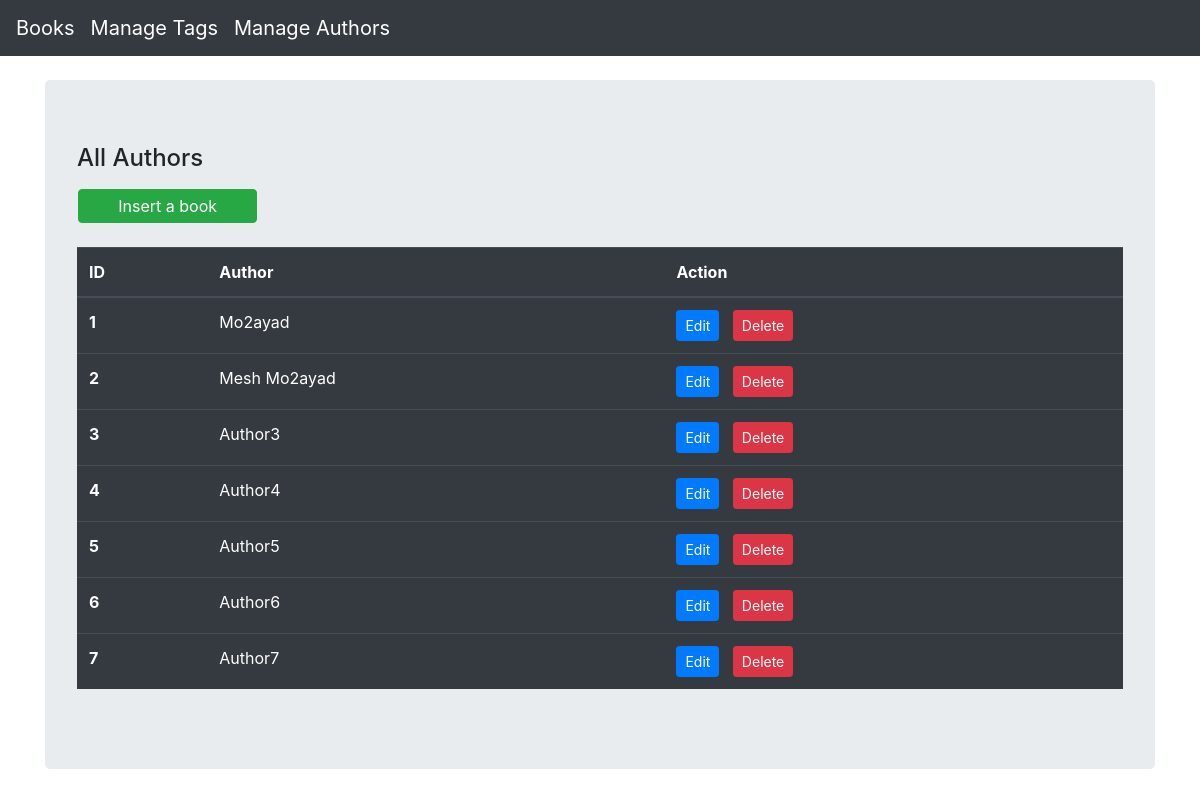
Page /authors/index.php on the committed database.
### tables this page shows
CREATE TABLE `authors` (
    `id` int(11) NOT NULL,
    `author` varchar(256) NOT NULL
  );

### models/authors.php (called while the page is built, shortened)
<?php
class Author
{
    private $conn;
    private $table_name = "authors";
    public function __construct($db)
    {
        $this->conn = $db;
    }
    function read()
    {
        $query = "SELECT
                    id, author
                FROM
                    " . $this->table_name . "";
        $stmt = $this->conn->prepare($query);
        $stmt->execute();
        $result = $stmt->fetchAll();
        return $result;
    }
}

### authors/index.php (the view, shortened to what this page needs)
<?php
include_once '../models/authors.php';
$database = new Database();
$db = $database->getConnection();
$author = new Author($db);
?>
<!DOCTYPE html>
<html lang="en">
<head>
    <link rel="stylesheet" href="https://stackpath.bootstrapcdn.com/bootstrap/4.3.1/css/bootstrap.min.css">
</head>
<body>
    <div class="container mt-4">
        <div class="row">
            <div class="col-lg-12">
                <div class="jumbotron">
                    <div class="row">
                        <h4 class="col-12 mb-3">All Authors</h4>
                        <a type="submit" class="btn btn-success col-2 mb-4 ml-3 p-1" href="create.php">Insert a book</a>
                    </div>
                    <table class="table table-dark">
                        <thead>
                            <tr>
                                <th scope="col">ID</th>
                                <th scope="col">Author</th>
                                <th scope="col">Action</th>
                            </tr>
                        </thead>
                        <tbody>
                            <?php
                            $authors = $author->read();
                            foreach ($authors as $row) :  ?>
                                <tr>
                                    <th scope="row"><?php echo $row['id']; ?></th>
                                    <td><?php echo $row['author']; ?></td>
                                    <td><a class="btn btn-sm btn-primary" href="edit.php?id=<?php echo $row['id']; ?>">Edit</a> &nbsp; <a class="btn btn-sm btn-danger" href="delete.php?id=<?php echo $row['id'] ?>">Delete</a></td>
                                </tr>
                            <?php endforeach; ?>
                        </tbody>
                    </table>
                </div>
            </div>
        </div>
    </div>
</body>
</html>

### rows in the picture
authors: id "1", author "Mo2ayad"
authors: id "2", author "Mesh Mo2ayad"
authors: id "3", author "Author3"
authors: id "4", author "Author4"
authors: id "5", author "Author5"
authors: id "6", author "Author6"
authors: id "7", author "Author7"
